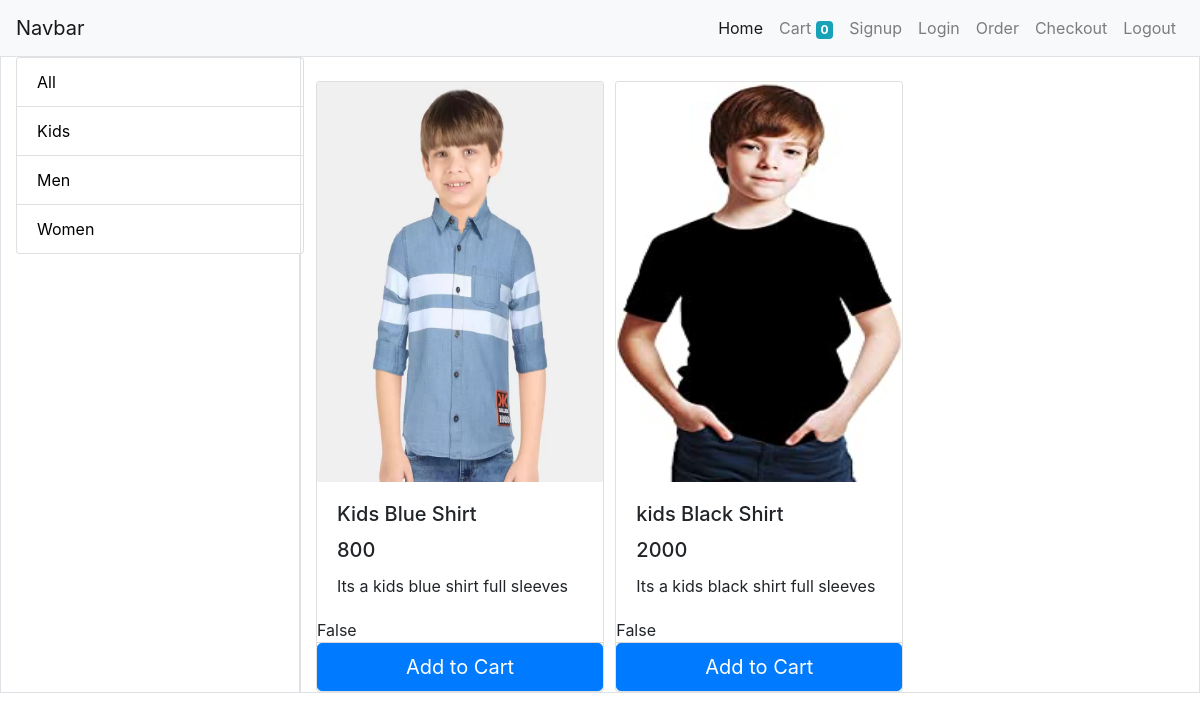
The app's page /?category=2 with its own data.
### app/models/category.py (models this page shows, shortened)
class Category(models.Model):
    name = models.CharField(max_length=50)

### app/models/products_images.py (models this page shows)
class Product_images(models.Model):
    product=models.ForeignKey(Products,on_delete=models.CASCADE,related_name='product_image')
    image =models.ImageField(upload_to = "upload/pictures/")

### app/models/products.py (models this page shows, shortened)
class Products(models.Model):
    name = models.CharField(max_length=50)
    category =  models.ForeignKey(Category, on_delete=models.CASCADE)
    description =models.CharField(max_length=100)
    price =models.IntegerField()

### app/views/index.py (the view, shortened to what this page needs)
# urls.py: path('',Index.as_view(), name='index'),
class Index(View):
    def get(self, request):
        products = Products.objects.all()
        categories = Category.objects.all()
        category_id = request.GET.get('category')
        if Category.objects.filter(id = category_id):
            products = Products.objects.filter(category = category_id)
        else:
            products = Products.objects.all()
            for p in products:
                for pm in p.product_image.all():
                    print(pm.image)
        cart = request.session.get('cart')
        if not cart:
            request.session['cart'] = {}
        return render(request , 'index.html',{'products':products,'categories':categories})

### app/templatetags/filter_tags.py (called while the page is built)
@register.filter(name="is_in_cart")
def is_in_cart(product, cart):
    keys = cart.keys()
    for key in keys:
        if product.id == (int(key)):
            return True
    return False

### app/templates/index.html (shortened to what this page needs)
{% extends 'base.html' %}
{% load filter_tags %}
    {% block mainbody %}
    <div class="container-fluid">
        <div class="row">
            <div class="col-3 border">
                <div class="card" style="width: 18rem;">
                    <ul class="list-group list-group-flush">
                        <li class="list-group-item"><a href="/" style="color: black;">All</a></li>
                        {% for category in categories %}
                        <li class="list-group-item"><a href="/?category={{category.id}}" style="color: black;">{{category.name}}</a></li>
                        {% endfor %}
                    </ul>
                </div>
            </div>
            <div class="col-lg-9 border">
                <div class="row">
                    {% for product in products %}
                    <div class="col-4">
                        <div class="card mt-4" style="width: 18rem;">
                            {%for pm in product.product_image.all%}
                            <img class="card-img-top" src="{{pm.image.url}}" height="400px">
                            {%endfor%}
                            <div class="card-body">
                                <h5 class="card-title">{{product.name}}</h5>
                                <h5 class="card-title">{{product.price}}</h5>
                                <p class="card-text">{{product.description}}</p>
                            </div>
                            {{product|is_in_cart:request.session.cart}}
                            <div class="card-footer p-0 m-0">
                                {% if product|is_in_cart:request.session.cart %}
                                <div class="row no-gutters">
                                <form action=" " method="POST" class="col-2">
                                    {% csrf_token %}
                                    <input type="hidden" name="product_remove" value="remove" >
                                    <input type="number" name="product_id" value="{{product.id}}" hidden>
                                    <button href="#" class="btn btn-primary btn-block btn-lg"> - </button>
                                </form>
                                <div class="col-8">
                                    <h1>{{product|cart_quantity:request.session.cart}}in cart</h1>
                                </div>
                                <form action=" " method="POST" class="col-2">
                                    {% csrf_token %}
                                    <input type="number" name="product_id" value="{{product.id}}" hidden>
                                    <button href="#" class="btn btn-primary btn-block btn-lg"> + </button>
                                </form>
                                </div>
                                {% else %}
                                <form action=" " method="POST">
                                    <button href="#" class="btn btn-primary btn-block btn-lg">Add to Cart</button>
                                </form>
                                {% endif %}
                            </div>
                        </div>
                    </div>
                    {% endfor %}
                </div>
            </div>
        </div>
    </div>
    {% endblock %}

### app/templates/base.html (shortened to what this page needs)
<!doctype html>
<html lang="en">
  <head>
    <link rel="stylesheet" href="https://maxcdn.bootstrapcdn.com/bootstrap/4.0.0/css/bootstrap.min.css">
  </head>
  <body>
    <nav class="navbar navbar-expand-lg navbar-light bg-light">
        <a class="navbar-brand" href="#">Navbar</a>
        <div class="collapse navbar-collapse" id="navbarSupportedContent">
          <ul class="navbar-nav ml-auto">
            <li class="nav-item active">
              <a class="nav-link" href="{% url 'index' %}">Home <span class="sr-only">(current)</span></a>
            </li>
            <li class="nav-item">
              <a class="nav-link" href="{%  url 'cart' %}">Cart
                <span class="badge badge-info">{{request.session.cart|length}}</span>
              </a>
            </li>
            <li class="nav-item">
              <a class="nav-link" href="{%  url 'signup' %}">Signup</a>
            </li>
            <li class="nav-item">
                <a class="nav-link" href="{% url 'login' %}">Login</a>
            </li>
            <li class="nav-item">
                <a class="nav-link" href="{% url 'order' %}">Order</a>
            </li>
            <li class="nav-item">
                <a class="nav-link" href="{% url 'checkout' %}">Checkout</a>
            </li>
            <li class="nav-item">
              <a class="nav-link" href="{% url 'logout' %}">Logout</a>
            </li>
          </ul>
        </div>
      </nav>
    {% block mainbody %}
    {% endblock %}
  </body>
</html>

### records on screen
Category: name "Kids"
Category: name "Men"
Category: name "Women"
Products: name "Kids Blue Shirt", price "800", description "Its a kids blue shirt full sleeves", session "False"
Product_images: image (picture)
Products: name "kids Black Shirt", price "2000", description "Its a kids black shirt full sleeves", session "False"
Product_images: image (picture)

### other values on screen
{{ request.session.cart|length }} "0"
